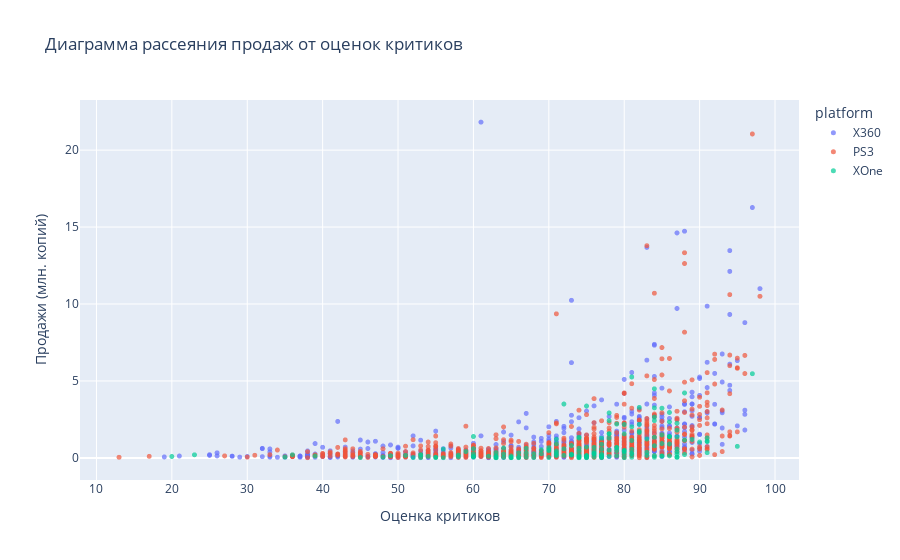

Source (notebook cell):
### Markdown cell above
Возьмем три платформы:
- PS3
- X360
- XOne

### Code cell
# фильтруем датафрейм для выбранных платформ
sel_platforms = ['PS3', 'X360', 'XOne']
filtered_data = data[data['platform'].isin(sel_platforms)]

# диаграмма рассеяния для продаж и оценок критиков
fig1 = px.scatter(filtered_data, x='critic_score', y='sales', color='platform', title='Диаграмма рассеяния продаж от оценок критиков')
fig1.update_traces(marker=dict(size=5), opacity=0.7)
fig1.update_layout(xaxis_title='Оценка критиков', yaxis_title='Продажи (млн. копий)')

# диаграмма рассеяния для продаж и оценок пользователей
fig2 = px.scatter(filtered_data, x='user_score', y='sales', color='platform', title='Диаграмма рассеяния продаж от оценок пользователей')
fig2.update_traces(marker=dict(size=5), opacity=0.7)
fig2.update_layout(xaxis_title='Оценка пользователей', yaxis_title='Продажи (млн. копий)')

fig1.show()
fig2.show()

### Figure 1 — Plotly figure (JSON) as saved in the notebook; plotly's stock layout.template omitted (floating-point values rounded to 4 significant figures; data arrays with more than 128 entries replaced by an {"elided": "..."} marker saying what was removed)
{"data": [{"hovertemplate": "platform=X360<br>critic_score=%{x}<br>sales=%{y}<extra></extra>", "legendgroup": "X360", "marker": {"color": "#636efa", "size": 5, "symbol": "circle"}, "mode": "markers", "name": "X360", "opacity": 0.7, "showlegend": true, "type": "scattergl", "x": {"elided": "1232 int values"}, "xaxis": "x", "y": {"elided": "1232 float values"}, "yaxis": "y"}, {"hovertemplate": "platform=PS3<br>critic_score=%{x}<br>sales=%{y}<extra></extra>", "legendgroup": "PS3", "marker": {"color": "#EF553B", "size": 5, "symbol": "circle"}, "mode": "markers", "name": "PS3", "opacity": 0.7, "showlegend": true, "type": "scattergl", "x": {"elided": "1306 int values"}, "xaxis": "x", "y": {"elided": "1306 float values"}, "yaxis": "y"}, {"hovertemplate": "platform=XOne<br>critic_score=%{x}<br>sales=%{y}<extra></extra>", "legendgroup": "XOne", "marker": {"color": "#00cc96", "size": 5, "symbol": "circle"}, "mode": "markers", "name": "XOne", "opacity": 0.7, "showlegend": true, "type": "scattergl", "x": {"elided": "247 int values"}, "xaxis": "x", "y": {"elided": "247 float values"}, "yaxis": "y"}], "layout": {"legend": {"title": {"text": "platform"}, "tracegroupgap": 0}, "title": {"text": "Диаграмма рассеяния продаж от оценок критиков"}, "xaxis": {"anchor": "y", "domain": [0, 1], "title": {"text": "Оценка критиков"}}, "yaxis": {"anchor": "x", "domain": [0, 1], "title": {"text": "Продажи (млн. копий)"}}}}
